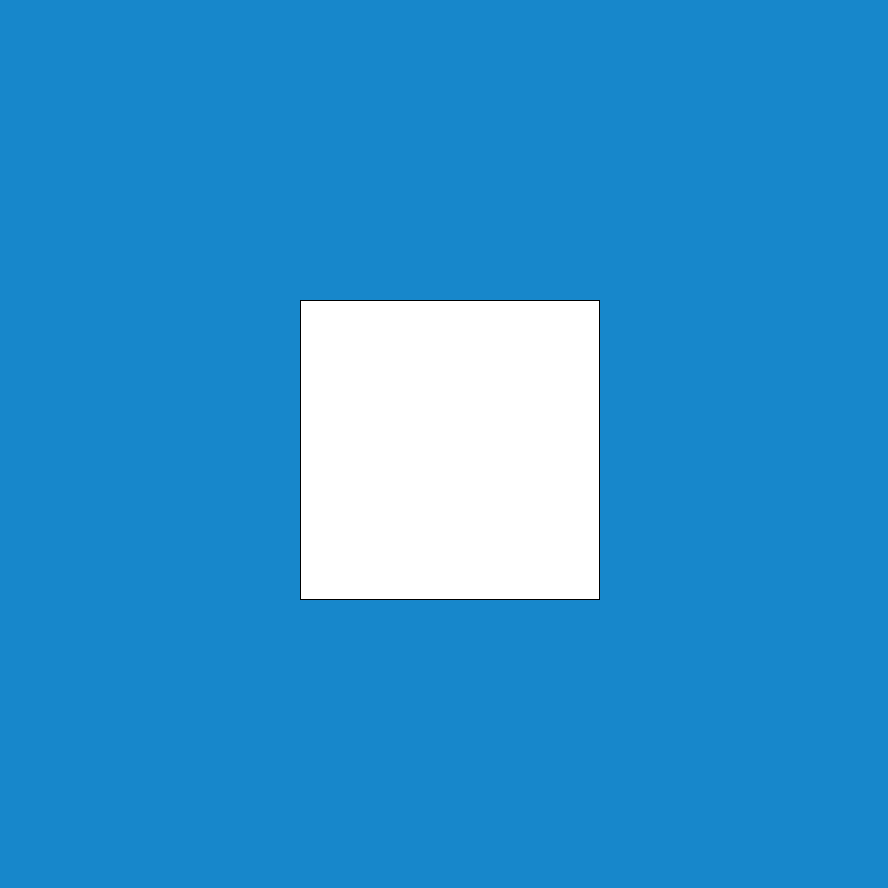
Frame 1 (no input)
Frame 60 (the mouse pressed at the canvas centre just before this capture): identical to frame 1, image omitted
Frame 120 (the mouse held since frame 60 and released just before this capture): identical to frame 1, image omitted

The Processing sketch that drew this single still picture (run headless with seeded random() and noise(); from frame 60 on, the mouse is pressed at the canvas centre):

// Processing sketch: a1r0_240127_helloWorld
// ── a1r0_240127_helloWorld.pde
// the code in this block runs once //<>// //<>//
// at the begining of the program
void setup(){
  size(888,888);
}

// the code in this block runs once
// every frame of the program
void draw(){
  background(#1787CB);
  square(300, 300, 299);
  
  if (frameCount == 1){
  save("bluesquare.png");
  }
}
